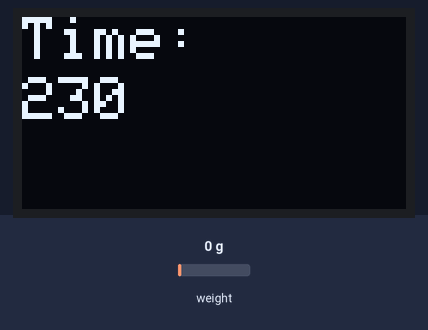
The sketch below on a simulated Arduino Uno, built with avr-gcc and run on an emulated ATmega328P. Parts: 128×64 one-colour display. The test bench sets the inputs (shaded band); at power-on: weight on the scale 0 g. The local clock reads 2024-03-15 10:24:30 at power-on unless the sketch sets it; what the sketch prints to the serial monitor is not drawn.

Above: at 3.1 s.
At 7.3 s:
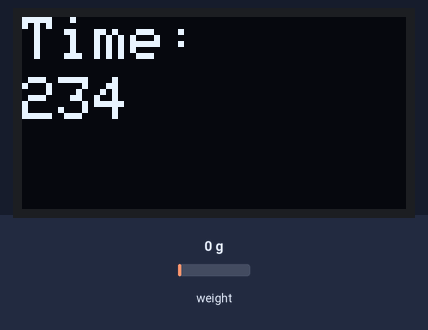
At 11.6 s:
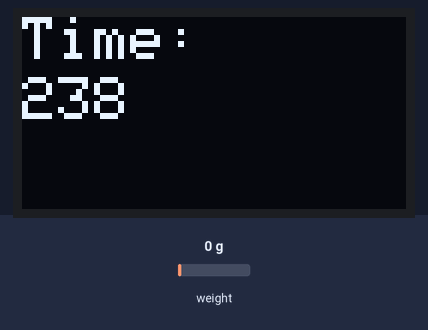
At 20.1 s:
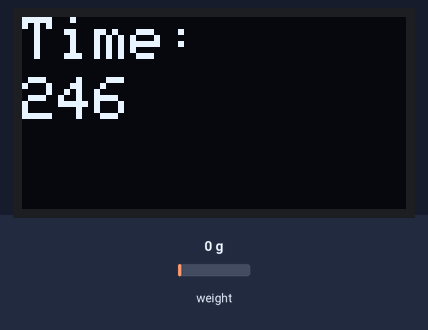
At 28.5 s:
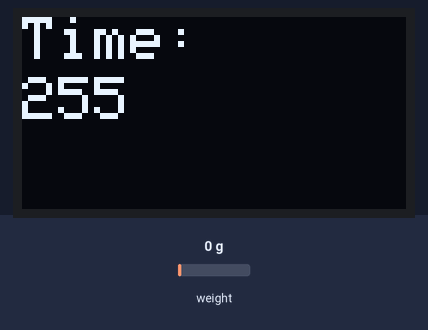
At 38.1 s:
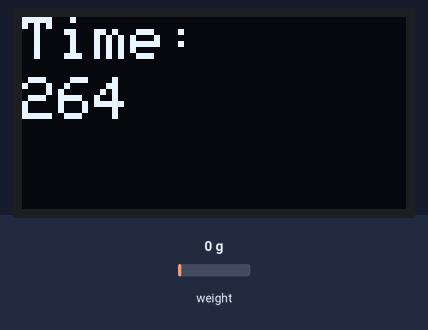

The sketch:

deeepwork.ino
```cpp
#include <SPI.h>
#include <Wire.h>
#include "Arduino.h"
#include <Adafruit_GFX.h>
#include <Adafruit_SSD1306.h>
#include "RTClib.h"
#include <SoftwareSerial.h>
//#include <Serial.h>
#include "HX711.h"
#include <time.h>


#define SCREEN_WIDTH 128
#define SCREEN_HEIGHT 64
#define OLED_RESET -1
#define OUTPUT 10 // change to be correct

SoftwareSerial btm(0,1);
int index = 0;
// stores the data coming into arduino
char data[8];
char character;
int weight;
int hours;
int minutes;
int breakFreq;
boolean cancel; // true if cancelling, false else
boolean received = false; // if something has been received
// Store the input data in chars of positions 1-6, respecitvely
char a;
char b;
char c;
char d;
char e;
char f;


const int scalesckpin = 2;
const int scaleoutpin = 3;

Adafruit_SSD1306 display(SCREEN_WIDTH, SCREEN_HEIGHT, &Wire, OLED_RESET);
RTC_DS3231 rtc;
SoftwareSerial btmodule(0, 1);
HX711 scale;


void setup() {
  Serial.begin(9600);
  btm.begin(9600);
  display.begin(SSD1306_SWITCHCAPVCC, 0x3C);
  //display.display();
  delay(2000);
  display.clearDisplay();
  rtc.begin();
  rtc.adjust(DateTime(F(__DATE__), F(__TIME__)));
  display.setTextColor(WHITE);
  display.setTextSize(2);
  scale.set_scale(2280.f);
  scale.tare();
  Serial.print("Hello");


}

/*String formatTime(DateTime curTime) {
  return (curTime.hour() + ":" + curTime.minute()+ ":" + curTime.second());
}
*/
void displayCurTime() {
  DateTime now = rtc.now();
  display.clearDisplay();
  display.setCursor(0, 0);
  display.print("Time:");
  display.setCursor(0, 20);
  display.print(now.hour() + ':' + now.minute() + ':' + now.second() + ':');
  display.display();
  delay(1000);
}

void processInput(){
  char command = data[0];
  switch (command){
    case 'W':
      a = data[1];
      b = data[2];
      c = data[3];
      char nums[3] = {a, b, c};
      sscanf(nums, "%d", &weight);
      break;
    case 'T':
      a = data[1];
      b = data[2];
      char hrs[2] = {a, b};
      sscanf(hrs, "%d", &hours);
      c = data[3];
      d = data[4];
      char mins[2] = {c, d};
      sscanf(mins, "%d", &minutes);
      e = data[5];
      f = data[6];
      char breaks[2] = {e, f};
      sscanf(breaks, "%d", &breakFreq);
      break;
    case 'C':
      cancel = true; //timer was cancelled reset to current time (TODO - cancel method);
      break;
  }
}
void loop() {
  displayCurTime();
  DateTime now = rtc.now();
 /* if (btm.available()) {
     while (btm.available()){
        character = btm.read();
        delay(10);
        data[index] = character;
        index++;
     }
     data[index] = '\0';
     received = true;
  }
  */
  //data = {'T', '0', '3', '2', '0', '1', '5', '\0'};
  data[0] = 'T';
  data[1] = '0';
  data[2] = '3';
  data[3] = '2';
  data[4] = '0';
  data[5] = '1';
  data[6] = '5';
  data[7] = '\0';
  received = true;
  if (received){
     processInput();
     received = false;
     index = 0;
     data[0] = '\0';
  }
  else {
     data[0] = 'N';
  }


  if (data[0] == '\0') {
    long startTime = now.unixtime();
    display.clearDisplay();
    display.setTextSize(2);
    display.setCursor(0,0);
    display.print("Timer:");

    //int weight = (int) scale.get_units(10);
    int timelimit = (hours * 60) + minutes;
    //int timelimit = data2;
    long endTime = startTime + (timelimit*60);
    int hours = timelimit / 60;
    int minutes = timelimit % 60;
    long currentTime = now.unixtime();
    minutes = 5;
    hours = 5;
    Serial.print("Hours: " +hours);
    Serial.print("Minutes: " +minutes);
    display.setCursor(0, 20);
    display.print(hours);
    display.print(":");
    display.print(minutes);
    display.display();
    long remainingTime;

    while (currentTime < endTime) {
      delay(1000);
      //if ((int) scale.get_units(10) > weight *.85 || (int) scale.get_units(10) < weight * 1.15) {

        DateTime now = rtc.now();
        currentTime = now.unixtime();
        Serial.println("starttime = ");
        Serial.println(startTime, DEC);
        Serial.println("current time = ");
        Serial.println(currentTime, DEC);
        remainingTime = (endTime - currentTime);
        int remainingHours = remainingTime / 3600;
        int remainingMinutes = (remainingTime / 60) - (remainingHours * 60);
        Serial.println("remaining minutes" + remainingMinutes);
        Serial.println("remaining hours" + remainingHours);
        display.clearDisplay();
        display.setTextSize(2);
        display.setCursor(0,0);
        display.print("Timer:");
        display.setCursor(0, 20);
        display.print(remainingHours);
        display.print(":");
        display.print(remainingMinutes);
        display.display();
      //}
      /*else {
          remainingTime = (endTime - currentTime);
          DateTime now = rtc.now();
          currentTime = now.unixtime();
          endTime = currentTime+remainingTime;


        }
    }*/
    }


  }


}
```

Measured:
- what the display in image 0 shows lasts 1.0 s, from 3.1 s to 4.1 s
